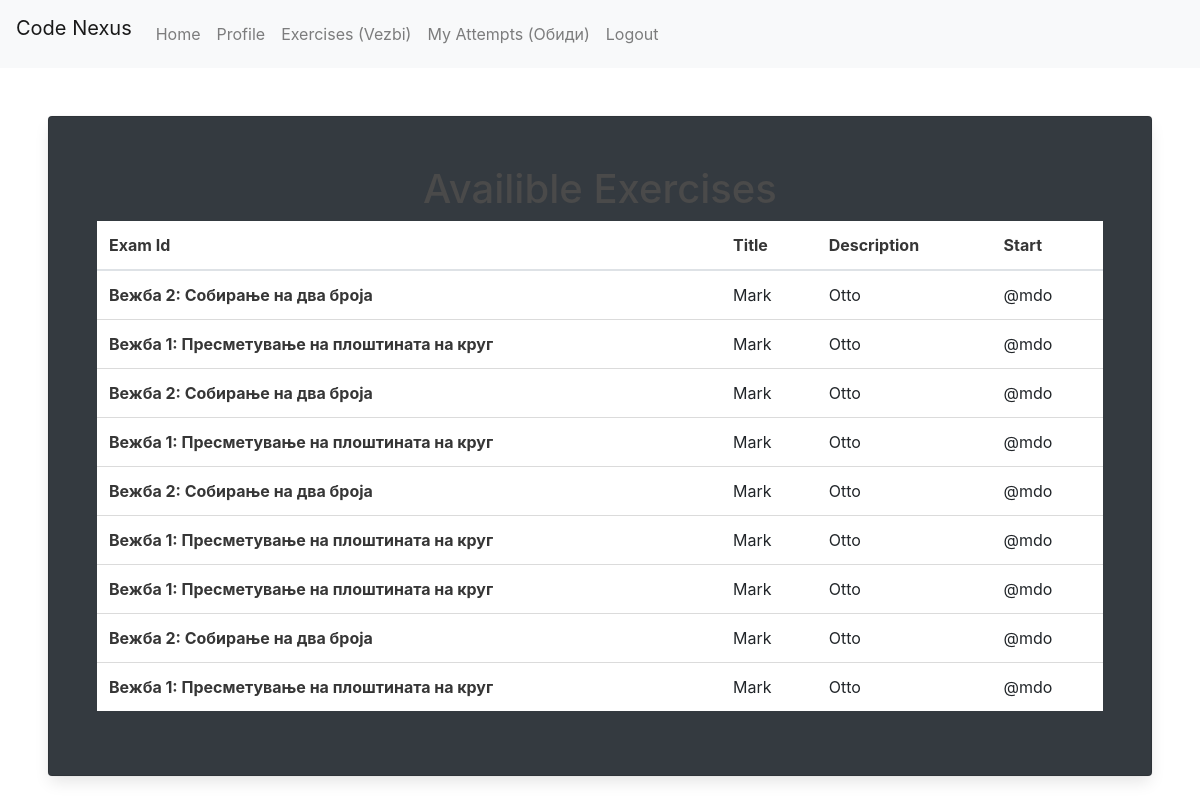
/exercises (signed in), run on the app's committed database.
### models.py (models this page shows)
class Exercise(db.Model):
    id = db.Column(db.Integer, primary_key=True)  # primary keys are required by SQLAlchemy
    title = db.Column(db.String(100), unique=False, nullable=False)
    description = db.Column(db.String(100000), unique=False, nullable=False)
    start_time = db.Column(db.DateTime, nullable=False)
    end_time = db.Column(db.DateTime, nullable=False)
    code = db.Column(db.String(1000000000), unique=False, nullable=False)
    number_of_attempts = db.Column(db.Integer, nullable=False)
    test_cases = db.Column(db.JSON, nullable=False)
    date_created = db.Column(db.DateTime, nullable=False)
    programming_language = db.Column(db.String(100), unique=False, nullable=False)
    visible = db.Column(db.Boolean, default=False, nullable=False)

### main.py (the view)
@main.route('/exercises', methods=['GET'])
def exercises():
    if current_user.is_authenticated:
        all_exercises = Exercise.query.all()
        return render_template('exercises.html', all_exercises=all_exercises)
    else:
        return redirect(url_for('main.index'))

### __init__.py (called while the page is built)
def create_app():
    global db
    db = SQLAlchemy()
    app = Flask(__name__)
    app.config['SECRET_KEY'] = 'secret-key-goes-here'
    app.config['SQLALCHEMY_DATABASE_URI'] = 'sqlite:///db.sqlite'
    db.init_app(app)
    login_manager = LoginManager()
    login_manager.login_view = 'auth.login'
    login_manager.init_app(app)
    from models import User
    @login_manager.user_loader
    def load_user(user_id):
        return User.query.get(int(user_id))
    from auth import auth as auth_blueprint
    app.register_blueprint(auth_blueprint)
    from main import main as main_blueprint
    app.register_blueprint(main_blueprint)
    with app.app_context():
        db.create_all()
        db.session.commit()
    return app

### templates/exercises.html (shortened to what this page needs)
{% extends 'base.html' %}
{% block bodycontent %}
<!DOCTYPE html>
<html lang="en">
<head>
    <link rel="stylesheet" href="https://cdn.jsdelivr.net/npm/bootstrap-icons@1.11.3/font/bootstrap-icons.min.css">
</head>
<body>
    <div class="card p-5 m-5 bg-dark">
        {% if current_user.is_authenticated and current_user.role.name !="ADMIN" %}
        <h1 class="text-center">Availible Exercises</h1>
        <table class="table card-body">
            <thead>
                <tr>
                    <th scope="col">Exam Id</th>
                    <th scope="col">Title</th>
                    <th scope="col">Description</th>
                    <th scope="col">Start</th>
                </tr>
            </thead>
            <tbody>
                {% for exercise in all_exercises %}
                <tr>
                    <th>{{ exercise.title }}</th>
                    <td>Mark</td>
                    <td>Otto</td>
                    <td>@mdo</td>
                </tr>
                {% endfor %}
            </tbody>
        </table>
        {% endif %}
    </div>
</body>
</html>
{% endblock %}

### data on the page
Exercise: title "Вежба 2: Собирање на два броја"
Exercise: title "Вежба 1: Пресметување на плоштината на круг"
Exercise: title "Вежба 2: Собирање на два броја"
Exercise: title "Вежба 1: Пресметување на плоштината на круг"
Exercise: title "Вежба 2: Собирање на два броја"
Exercise: title "Вежба 1: Пресметување на плоштината на круг"
Exercise: title "Вежба 1: Пресметување на плоштината на круг"
Exercise: title "Вежба 2: Собирање на два броја"
Exercise: title "Вежба 1: Пресметување на плоштината на круг"
